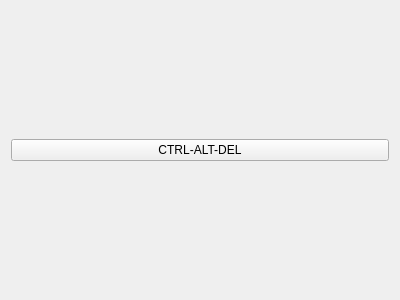
<?xml version="1.0" encoding="UTF-8"?>
<ui version="4.0">
 <class>vnc</class>
 <widget class="QWidget" name="vnc">
  <property name="geometry">
   <rect>
    <x>0</x>
    <y>0</y>
    <width>400</width>
    <height>300</height>
   </rect>
  </property>
  <property name="sizePolicy">
   <sizepolicy hsizetype="Maximum" vsizetype="Maximum">
    <horstretch>0</horstretch>
    <verstretch>0</verstretch>
   </sizepolicy>
  </property>
  <property name="windowTitle">
   <string>Form</string>
  </property>
  <layout class="QGridLayout" name="gridLayout">
   <item row="0" column="0">
    <layout class="QVBoxLayout" name="verticalLayout">
     <property name="sizeConstraint">
      <enum>QLayout::SetMaximumSize</enum>
     </property>
     <item>
      <layout class="QHBoxLayout" name="horizontalLayout">
       <property name="sizeConstraint">
        <enum>QLayout::SetDefaultConstraint</enum>
       </property>
       <item>
        <widget class="QPushButton" name="ctrl_alt_del">
         <property name="text">
          <string>CTRL-ALT-DEL</string>
         </property>
        </widget>
       </item>
      </layout>
     </item>
    </layout>
   </item>
  </layout>
 </widget>
 <resources/>
 <connections/>
</ui>
